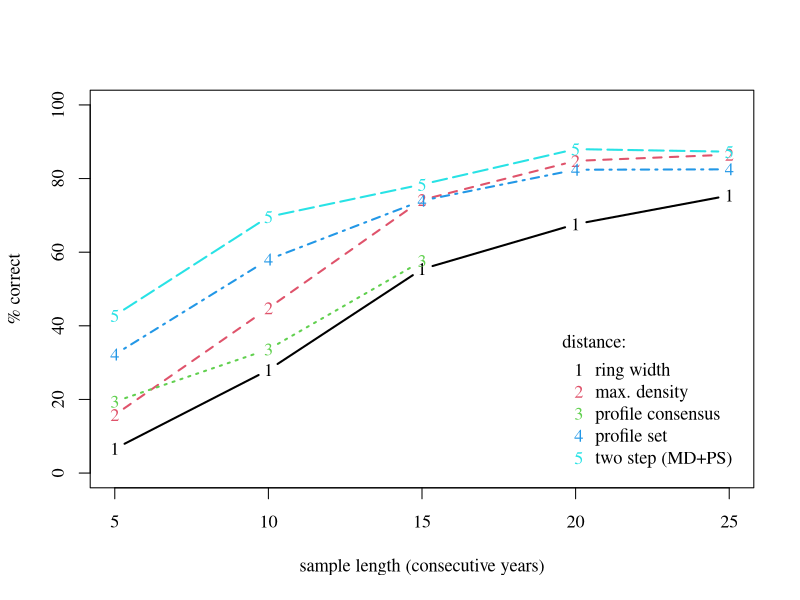

Reproduce this figure in R.


d = as.data.frame(matrix( 
dimnames= list( NULL,
c("length","ring width","max. density","profile consensus","profile set","two step (MD+PS)")),
c(
  5, 6.6, 15.8, 19.4, 32.2, 42.8
  ,
  10, 28, 44.8, 33.6, 58, 69.6
  ,
  15, 55.4, 74.2, 57.6, 74, 78.4
  ,
  20, 67.6, 84.8, NA, 82.4, 88.0
  ,
  25, 75.4, 86.5, NA, 82.5, 87.3
),ncol=6, byrow=TRUE))
distCols = !( colnames(d) %in% "length")


par(family="serif",cex=1.1)
matplot(d$length, d[,distCols], lwd=2, type="b", ylim=c(0,100),pch=as.character(1:sum(distCols)),
        ylab="% correct", xlab="sample length (consecutive years)")

legend("bottomright", legend=colnames(d)[distCols], col = 1:5,
       pch=as.character(1:sum(distCols)),
       inset=0.02,
       title="distance:", title.adj = 0, bty="o", bg="white", box.col="white")
